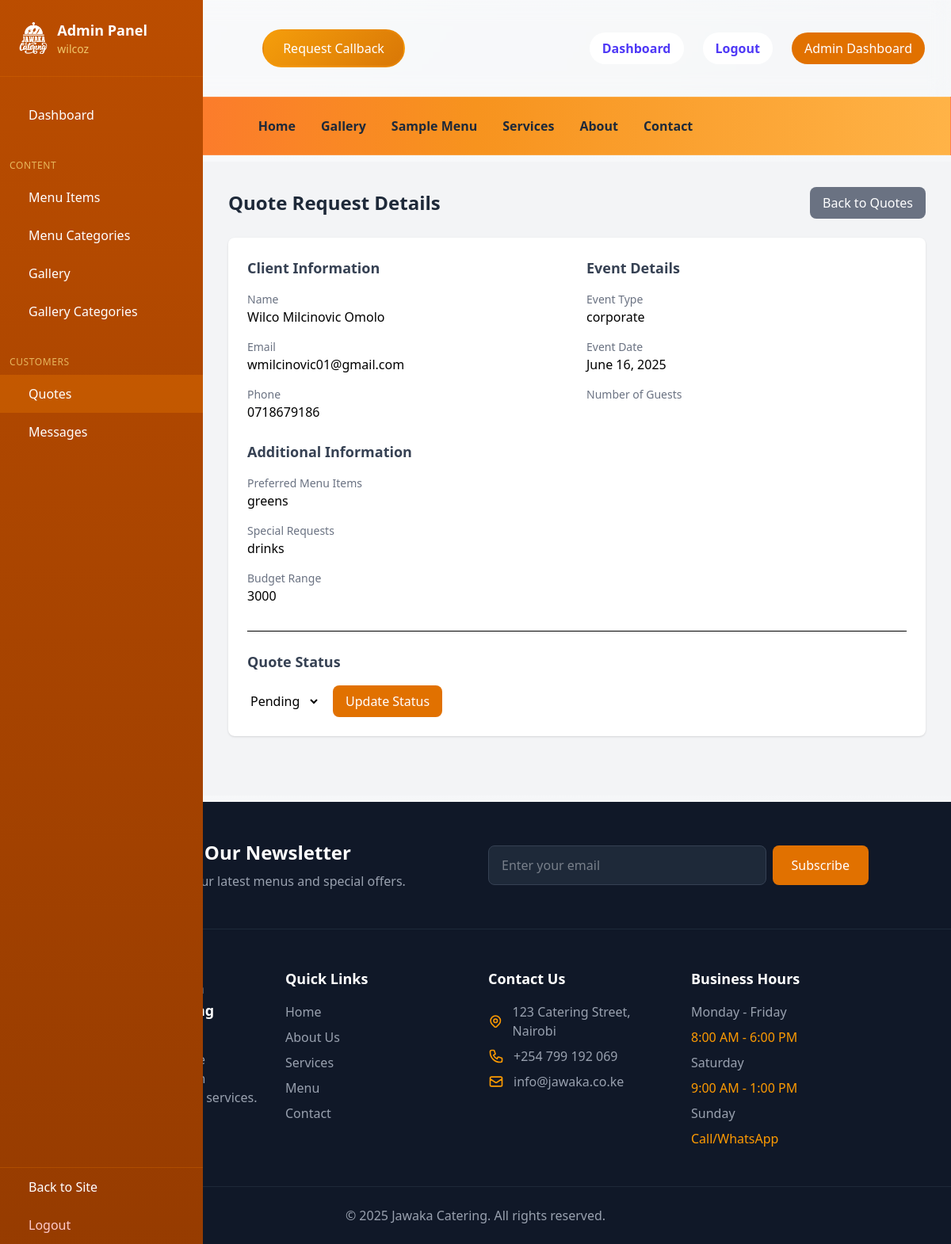
Screenshot of /custom-admin/quotes/2/ (signed in) with the database file from the repository.
### japp/models.py (models this page shows, shortened)
class QuoteRequest(models.Model):
    STATUS_CHOICES = [
        ('pending', 'Pending'),
        ('in_review', 'In Review'),
        ('quoted', 'Quoted'),
        ('accepted', 'Accepted'),
        ('declined', 'Declined')
    ]
    EVENT_TYPE_CHOICES = [
        ('wedding', 'Wedding'),
        ('corporate', 'Corporate Event'),
        ('birthday', 'Birthday Party'),
        ('private', 'Private Party'),
        ('other', 'Other')
    ]
    name = models.CharField(max_length=100)
    email = models.EmailField()
    phone = models.CharField(max_length=15)
    event_type = models.CharField(max_length=20, choices=EVENT_TYPE_CHOICES)
    event_date = models.DateField()
    event_time = models.TimeField()
    guest_count = models.IntegerField()
    venue = models.CharField(max_length=200)
    dietary_restrictions = models.TextField(blank=True)
    preferred_menu_items = models.TextField(blank=True)
    special_requests = models.TextField(blank=True)
    budget_range = models.CharField(max_length=50)
    status = models.CharField(max_length=20, choices=STATUS_CHOICES, default='pending')
    created_at = models.DateTimeField(auto_now_add=True)
    updated_at = models.DateTimeField(auto_now=True)
    user = models.ForeignKey(User, on_delete=models.SET_NULL, null=True, blank=True)
    class Meta:
        ordering = ['-created_at']

### japp/views.py (the view)
# urls.py: path('custom-admin/quotes/<int:pk>/', views.admin_quote_detail, name='admin_quote_detail'),
@staff_member_required
def admin_quote_detail(request, pk):
    quote = get_object_or_404(QuoteRequest, pk=pk)
    context = {
        'quote': quote,
        'active_tab': 'quotes',
        'status_choices': QuoteRequest.STATUS_CHOICES
    }
    return render(request, 'japp/admin/quote_detail.html', context)

### japp/templates/japp/admin/quote_detail.html (shortened to what this page needs)
{% extends 'base.html' %}
{% load static %}
{% block content %}
<div class="min-h-screen bg-gray-100">
    {% include 'japp/admin/includes/sidebar.html' with active_tab=active_tab %}
    <div class="ml-64 p-8">
        <div class="mb-6 flex justify-between items-center">
            <h1 class="text-2xl font-bold text-gray-800">Quote Request Details</h1>
            <a href="{% url 'japp:admin_quotes' %}"
               class="bg-gray-500 text-white px-4 py-2 rounded-lg hover:bg-gray-600 transition-colors">
                Back to Quotes
            </a>
        </div>
        <div class="bg-white rounded-lg shadow-sm p-6">
            <div class="grid grid-cols-1 md:grid-cols-2 gap-6">
                <div class="space-y-4">
                    <h2 class="text-lg font-semibold text-gray-700">Client Information</h2>
                    <div>
                        <p class="text-sm text-gray-500">Name</p>
                        <p class="font-medium">{{ quote.name }}</p>
                    </div>
                    <div>
                        <p class="text-sm text-gray-500">Email</p>
                        <p class="font-medium">{{ quote.email }}</p>
                    </div>
                    <div>
                        <p class="text-sm text-gray-500">Phone</p>
                        <p class="font-medium">{{ quote.phone }}</p>
                    </div>
                </div>
                <div class="space-y-4">
                    <h2 class="text-lg font-semibold text-gray-700">Event Details</h2>
                    <div>
                        <p class="text-sm text-gray-500">Event Type</p>
                        <p class="font-medium">{{ quote.event_type }}</p>
                    </div>
                    <div>
                        <p class="text-sm text-gray-500">Event Date</p>
                        <p class="font-medium">{{ quote.event_date }}</p>
                    </div>
                    <div>
                        <p class="text-sm text-gray-500">Number of Guests</p>
                    </div>
                </div>
            </div>
            <div class="mt-6 space-y-4">
                <h2 class="text-lg font-semibold text-gray-700">Additional Information</h2>
                <div>
                    <p class="text-sm text-gray-500">Preferred Menu Items</p>
                    <p class="font-medium">{{ quote.preferred_menu_items }}</p>
                </div>
                <div>
                    <p class="text-sm text-gray-500">Special Requests</p>
                    <p class="font-medium">{{ quote.special_requests|default:"None" }}</p>
                </div>
                <div>
                    <p class="text-sm text-gray-500">Budget Range</p>
                    <p class="font-medium">{{ quote.budget_range }}</p>
                </div>
            </div>
            <div class="mt-8 border-t pt-6">
                <h2 class="text-lg font-semibold text-gray-700 mb-4">Quote Status</h2>
                <form method="POST" action="{% url 'japp:admin_quote_update_status' quote.pk %}" class="flex items-center space-x-4">
                    <select name="status"
                            class="rounded-lg border-gray-300 focus:border-amber-500 focus:ring-amber-500">
                        {% for status_code, status_label in status_choices %}
                            <option value="{{ status_code }}"
                                    {% if quote.status == status_code %}selected{% endif %}>
                                {{ status_label }}
                            </option>
                        {% endfor %}
                    </select>
                    <button type="submit"
                            class="bg-amber-600 text-white px-4 py-2 rounded-lg hover:bg-amber-700 transition-colors">
                        Update Status
                    </button>
                </form>
            </div>
        </div>
    </div>
</div>
{% endblock %}

### japp/templates/japp/admin/includes/sidebar.html (shortened to what this page needs)
{% load static %}
<div class="fixed inset-y-0 left-0 w-64 bg-gradient-to-b from-amber-700 to-amber-800 text-white z-30">
    <div class="p-6 border-b border-amber-600/30">
        <a href="{% url 'japp:home' %}" class="flex items-center space-x-3">
            <img src="{% static 'images/branding/logo.png' %}" alt="Jawaka Catering" class="h-10 w-auto brightness-0 invert">
            <div>
                <h2 class="text-lg font-bold">Admin Panel</h2>
                <p class="text-sm text-amber-200/80">{{ request.user.get_full_name|default:request.user.username }}</p>
            </div>
        </a>
    </div>
    <nav class="mt-6">
        <a href="{% url 'japp:admin_dashboard' %}"
           class="flex items-center px-6 py-3 hover:bg-amber-600/30 {% if active_tab == 'dashboard' %}bg-amber-600/40{% endif %} transition-colors duration-200">
            <span>Dashboard</span>
        </a>
        <div class="px-3 py-2 text-xs text-amber-200/70 uppercase tracking-wider mt-6 font-medium">Content</div>
        <a href="{% url 'japp:admin_menu' %}"
           class="flex items-center px-6 py-3 hover:bg-amber-600/30 {% if active_tab == 'menu' %}bg-amber-600/40{% endif %} transition-colors duration-200">
            <span>Menu Items</span>
        </a>
        <a href="{% url 'japp:admin_menu_categories' %}"
           class="flex items-center px-6 py-3 hover:bg-amber-600/30 {% if active_tab == 'menu_categories' %}bg-amber-600/40{% endif %} transition-colors duration-200">
            <span>Menu Categories</span>
        </a>
        <a href="{% url 'japp:admin_gallery' %}"
           class="flex items-center px-6 py-3 hover:bg-amber-600/30 {% if active_tab == 'gallery' %}bg-amber-600/40{% endif %} transition-colors duration-200">
            <span>Gallery</span>
        </a>
        <a href="{% url 'japp:admin_gallery_categories' %}"
           class="flex items-center px-6 py-3 hover:bg-amber-600/30 {% if active_tab == 'gallery_categories' %}bg-amber-600/40{% endif %} transition-colors duration-200">
            <span>Gallery Categories</span>
        </a>
        <div class="px-3 py-2 text-xs text-amber-200/70 uppercase tracking-wider mt-6 font-medium">Customers</div>
        <a href="{% url 'japp:admin_quotes' %}"
           class="flex items-center px-6 py-3 hover:bg-amber-600/30 {% if active_tab == 'quotes' %}bg-amber-600/40{% endif %} transition-colors duration-200">
            <span>Quotes</span>
        </a>
        <a href="{% url 'japp:admin_contacts' %}"
           class="flex items-center px-6 py-3 hover:bg-amber-600/30 {% if active_tab == 'contacts' %}bg-amber-600/40{% endif %} transition-colors duration-200">
            <span>Messages</span>
        </a>
        <div class="absolute bottom-0 left-0 right-0 border-t border-amber-600/30">
            <a href="{% url 'japp:home' %}"
               class="flex items-center px-6 py-3 hover:bg-amber-600/30 transition-colors duration-200">
                <span>Back to Site</span>
            </a>
            <a href="{% url 'users:logout' %}"
               class="flex items-center px-6 py-3 hover:bg-red-500/20 text-red-200 transition-colors duration-200">
                <span>Logout</span>
            </a>
        </div>
    </nav>
</div>

### rows the page displays
QuoteRequest: name "Wilco Milcinovic Omolo", email "wmilcinovic01@gmail.com", phone "0718679186", event_type "corporate", event_date "June 16, 2025", preferred_menu_items "greens", special_requests "drinks", budget_range "3000", status "Pending"

### other values shown
{{ request.user.get_full_name|default:request.user.username }} "wilcoz"
